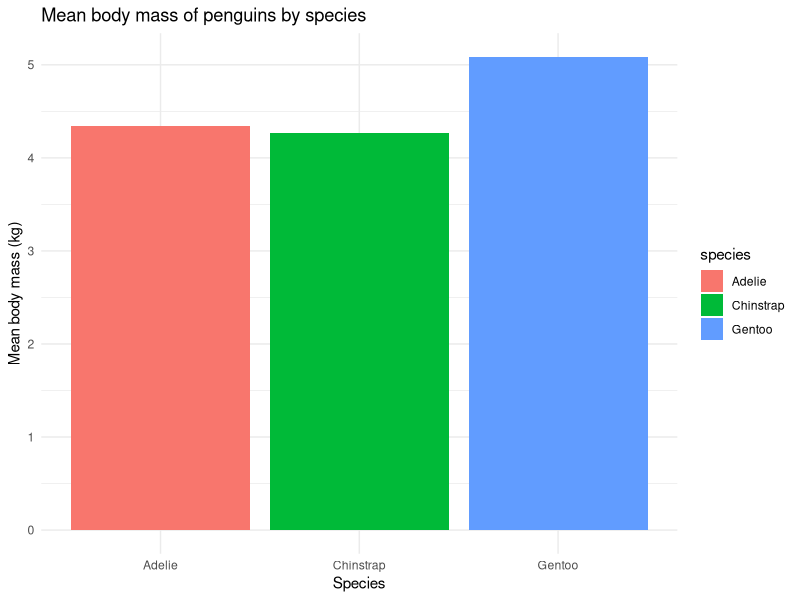
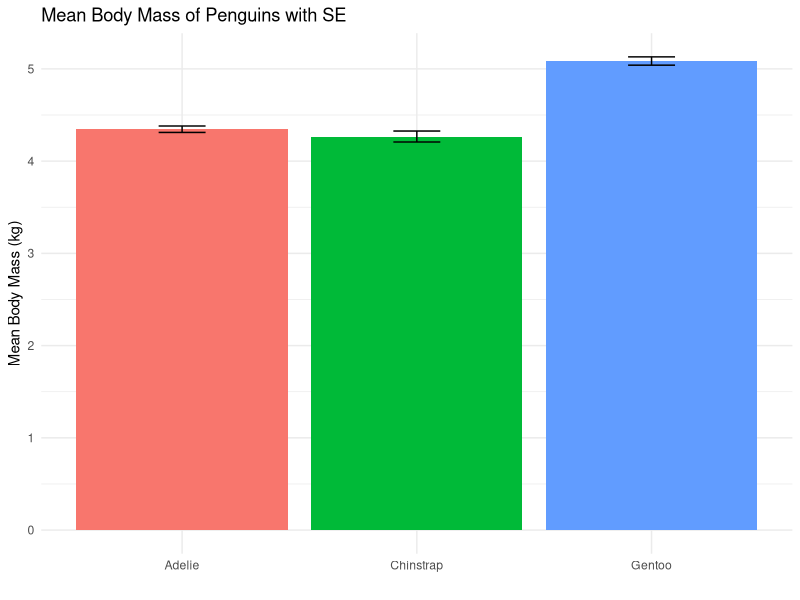
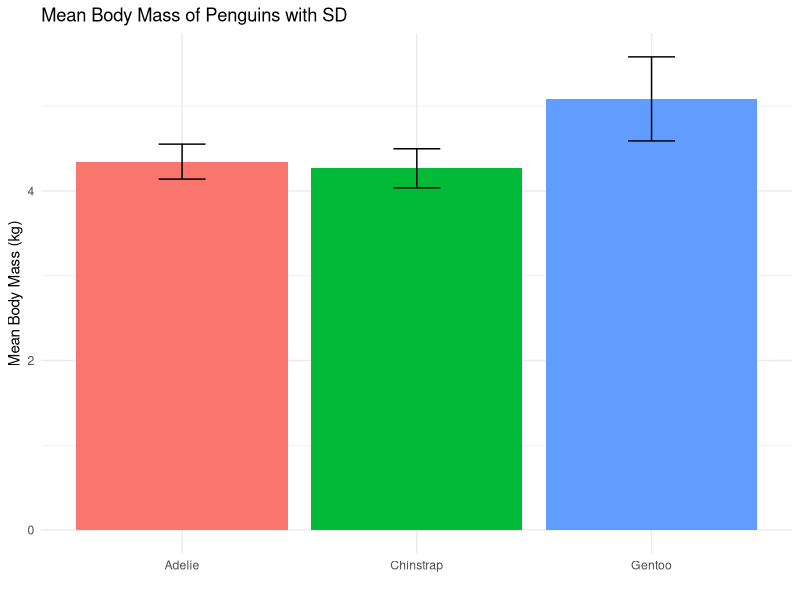

Reproduce these figures in R, in order.
## ---- chunk 1
#| message: false

library(dplyr)
library(palmerpenguins)
head(penguins)
## ---- chunk 2
# Optional: force penguins to appear in your environment:
penguins <- penguins
## ---- chunk 3
penguins |>
  select(species, island, body_mass_g)
## ---- chunk 4
penguins |>
  filter(body_mass_g > 4000)
## ---- chunk 5
penguins |>
  mutate(body_mass_kg = body_mass_g / 1000)
## ---- chunk 6
penguins_grouped <- penguins |>
  group_by(species)
penguins_grouped
## ---- chunk 7
penguins_grouped |>
  summarise(
    mean_flipper = mean(flipper_length_mm, na.rm = TRUE),
    mean_mass = mean(body_mass_g, na.rm = TRUE),
    n = n()
  )
## ---- chunk 8
penguins |>
  group_by(species) |>
  summarise(
    mean_flipper = mean(flipper_length_mm, na.rm = TRUE),
    mean_mass = mean(body_mass_g, na.rm = TRUE)
  )
## ---- chunk 9
# Select only relevant columns
# Filter to include only penguins heavier than 4000 g
# Create a new column converting grams to kilograms
# Group data by species
# Summarise the grouped data

penguins |>
  select(species, island, flipper_length_mm, body_mass_g) |> 
  filter(body_mass_g > 4000) |>   
  mutate(body_mass_kg = body_mass_g / 1000) |> 
  group_by(species) |>   
  summarise(
    mean_flipper = mean(flipper_length_mm, na.rm = TRUE),
    mean_mass_kg = mean(body_mass_kg, na.rm = TRUE),
    n = n()
  )   
## ---- chunk 10
library(ggplot2)

penguins_summary <- penguins |>
  select(species, island, flipper_length_mm, body_mass_g) |> 
  filter(body_mass_g > 4000) |>   
  mutate(body_mass_kg = body_mass_g / 1000) |> 
  group_by(species) |>   
  summarise(
    mean_flipper = mean(flipper_length_mm, na.rm = TRUE),
    mean_mass_kg = mean(body_mass_kg, na.rm = TRUE),
    n = n()
  )

ggplot(penguins_summary, aes(x = species, y = mean_mass_kg, fill = species)) +
  geom_col() +
  labs(title = "Mean body mass of penguins by species",
       y = "Mean body mass (kg)", x = "Species") +
  theme_minimal()
## ---- chunk 11
penguins_summary_stats <- penguins |>
  select(species, island, flipper_length_mm, body_mass_g) |> 
  filter(body_mass_g > 4000) |>   
  mutate(body_mass_kg = body_mass_g / 1000) |> 
  group_by(species) |>   
  summarise(
    mean_mass_kg = mean(body_mass_kg, na.rm = TRUE),
    sd_mass_kg   = sd(body_mass_kg, na.rm = TRUE),   # standard deviation
    n            = n(),
    se_mass_kg   = sd_mass_kg / sqrt(n)             # standard error
  )
## ---- chunk 12
ggplot(penguins_summary_stats, aes(x = species, y = mean_mass_kg, fill = species)) +
  geom_col() +
  geom_errorbar(aes(ymin = mean_mass_kg - se_mass_kg,
                    ymax = mean_mass_kg + se_mass_kg),
                width = 0.2) +  # width of error bar caps
  labs(title = "Mean Body Mass of Penguins with SE",
       y = "Mean Body Mass (kg)", x = "") +
  theme_minimal() +
  theme(legend.position = "none")
## ---- chunk 13
ggplot(penguins_summary_stats, aes(x = species, y = mean_mass_kg, fill = species)) +
  geom_col() +
  geom_errorbar(aes(ymin = mean_mass_kg - sd_mass_kg,
                    ymax = mean_mass_kg + sd_mass_kg),
                width = 0.2) +  # width of error bar caps
  labs(title = "Mean Body Mass of Penguins with SD",
       y = "Mean Body Mass (kg)", x = "") +
  theme_minimal() +
  theme(legend.position = "none")
